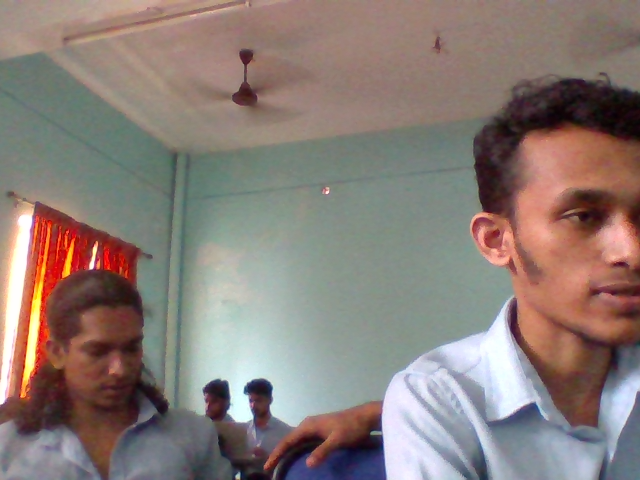
#> input picture ai_server/temp_uploads/capture_1760335558.jpg, 640 x 480 px; its folder holds only this picture in this run
$ python -i image_processor.py   (imports and definitions only)
#> lines starting #> are read from the running program, lines starting #| are printed output that depends on the picture
"""
Drishti Image Processing Module
===============================

Image enhancement and processing utilities for better face detection.
"""

import cv2
import os
import logging
from .config import MAX_IMAGE_SIZE

logger = logging.getLogger(__name__)

class ImageProcessor:
    """Handles all image processing operations"""

    @staticmethod
    def enhance_image(image_path: str) -> str:
        """Enhanced image processing for better face detection."""
#> called with image_path = '../temp_uploads/capture_1760335558.jpg'
        try:
            img = cv2.imread(image_path)
#> img is the input picture: shape (480, 640, 3); mean B, G, R 119.5, 125.1, 138.5
            if img is None:
                return image_path

            height, width = img.shape[:2]
#> height = 480; width = 640
            if max(height, width) > MAX_IMAGE_SIZE:
                ratio = MAX_IMAGE_SIZE / max(height, width)
                new_size = (int(width * ratio), int(height * ratio))
                img = cv2.resize(img, new_size)

            lab = cv2.cvtColor(img, cv2.COLOR_BGR2LAB)
#> lab: shape (480, 640, 3); mean of channels 0, 1, 2 136.2, 133, 133.7
            lab[:,:,0] = cv2.createCLAHE(clipLimit=2.0, tileGridSize=(8,8)).apply(lab[:,:,0])
#> lab: shape (480, 640, 3); mean of channels 0, 1, 2 138.4, 133, 133.7
            img = cv2.cvtColor(lab, cv2.COLOR_LAB2BGR)
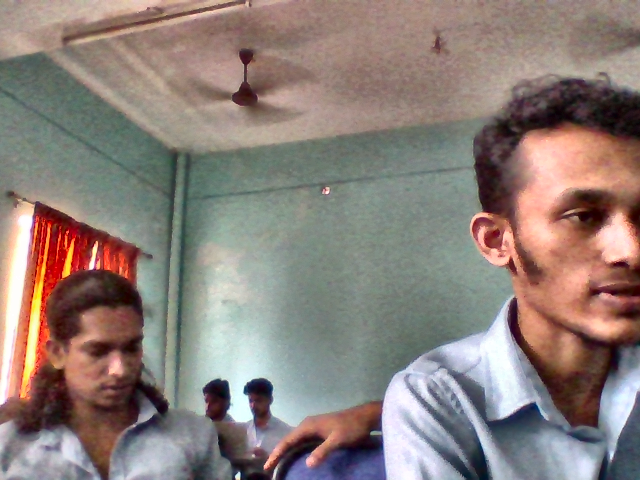
#> img: shape (480, 640, 3); mean B, G, R 121.8, 127.6, 140.9

            img = cv2.bilateralFilter(img, 9, 75, 75)

            enhanced_path = image_path.replace('.jpg', '_enhanced.jpg')
            cv2.imwrite(enhanced_path, img)
            return enhanced_path

        except Exception as e:
            logger.warning(f"Enhancement failed: {e}")
            return image_path

    # [67 lines left out: functions cleanup_temp_files, get_image_files, initialize_face_detector, detect_faces, has_face, draw_face_rectangles, not called in this run]

>>> result = ImageProcessor().enhance_image('../temp_uploads/capture_1760335558.jpg')

$ run again, on ai_server/temp_uploads/capture_1760674761.jpg
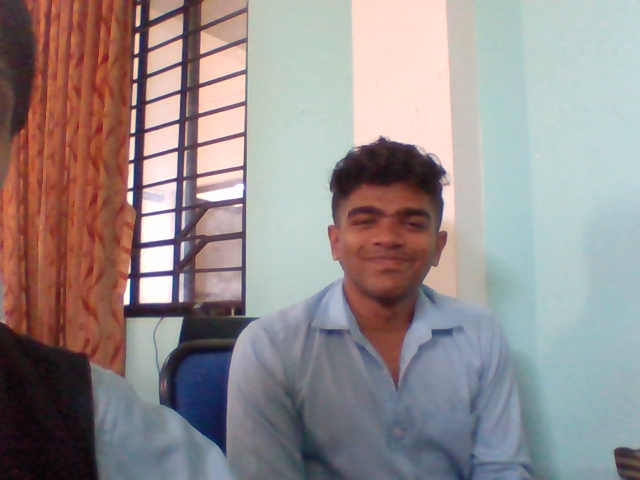
#> input picture ai_server/temp_uploads/capture_1760674761.jpg, 640 x 480 px
#> in enhance_image, img is the input picture: shape (480, 640, 3); mean B, G, R 140.3, 140.8, 149.8
#> in enhance_image, `img = cv2.cvtColor(lab, cv2.COLOR_LAB2BGR)`:
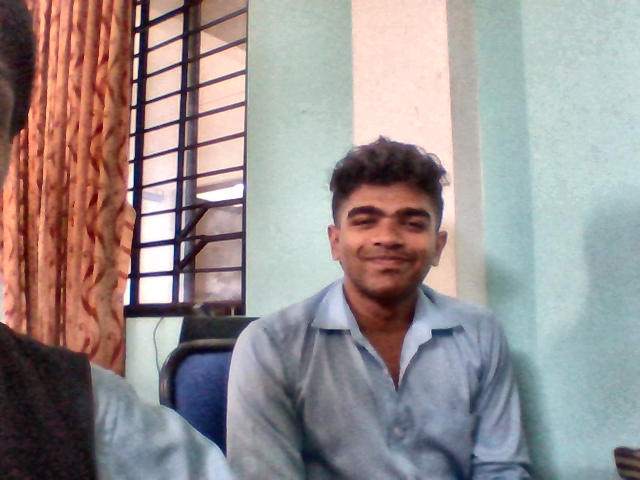
#> img: shape (480, 640, 3); mean B, G, R 143.7, 144.5, 153.5

$ run again, on ai_server/temp_uploads/capture_1761018517.jpg
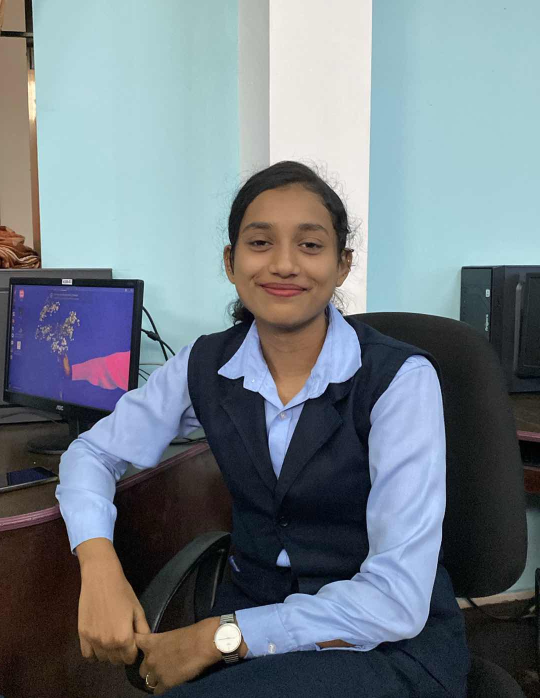
#> input picture ai_server/temp_uploads/capture_1761018517.jpg, 1080 x 1396 px (shown at 1/2 size)
#> in enhance_image, img is the input picture: shape (1396, 1080, 3); mean B, G, R 131.9, 124.3, 114.1
#> in enhance_image, `img = cv2.resize(img, new_size)`:
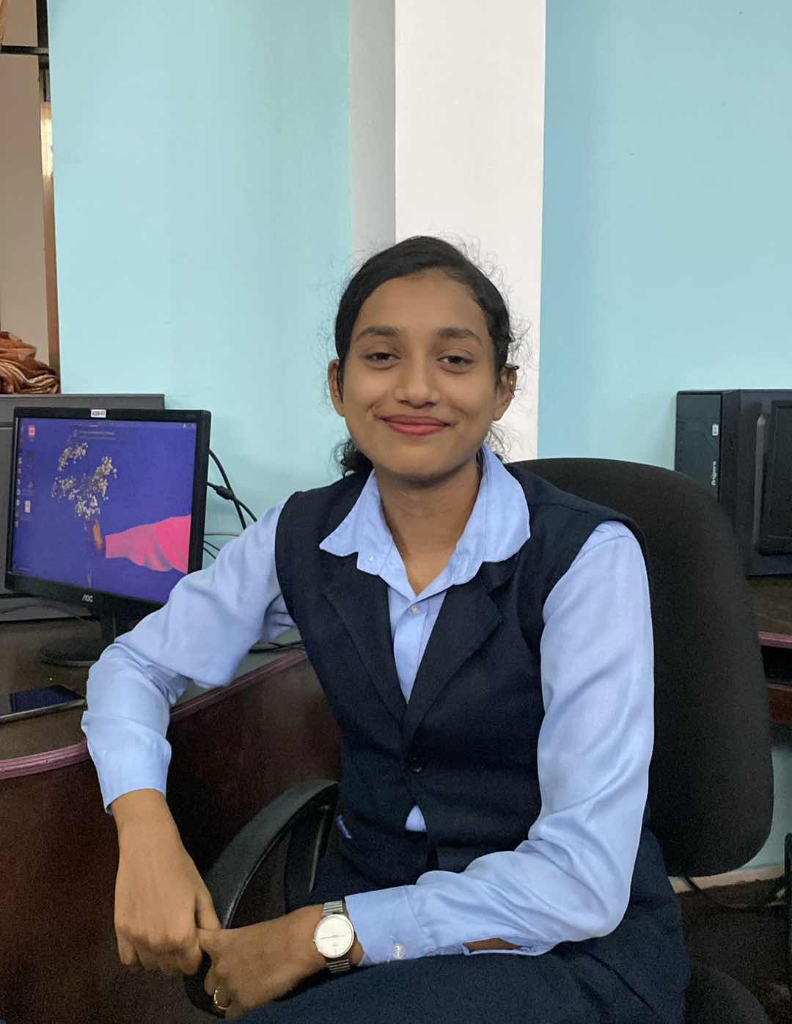
#> img: shape (1024, 792, 3); mean B, G, R 131.8, 124.2, 114
#> in enhance_image, `img = cv2.cvtColor(lab, cv2.COLOR_LAB2BGR)`:
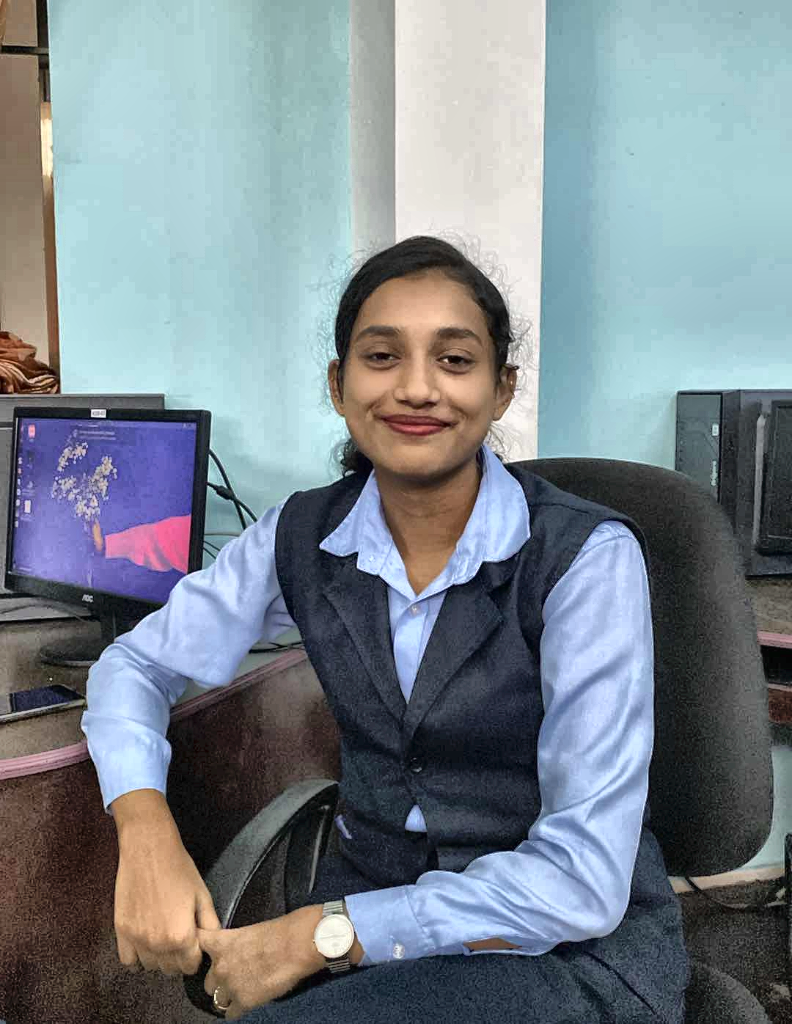
#> img: shape (1024, 792, 3); mean B, G, R 140.8, 133.3, 123.3

$ run again, on ai_server/temp_uploads/capture_1761019310.jpg
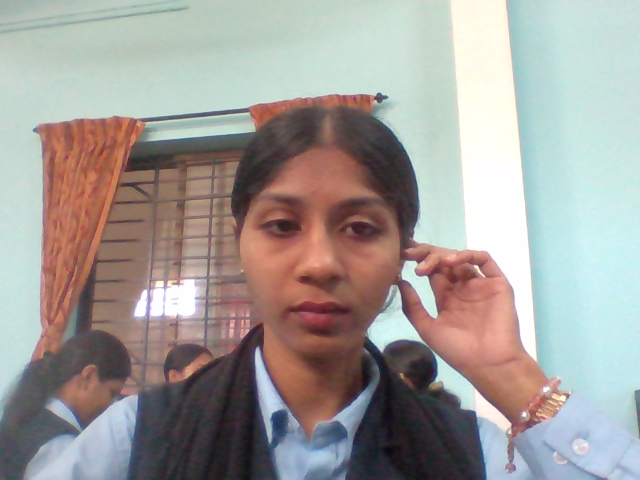
#> input picture ai_server/temp_uploads/capture_1761019310.jpg, 640 x 480 px
#> in enhance_image, img is the input picture: shape (480, 640, 3); mean B, G, R 154.3, 157.9, 162.2
#> in enhance_image, `img = cv2.cvtColor(lab, cv2.COLOR_LAB2BGR)`:
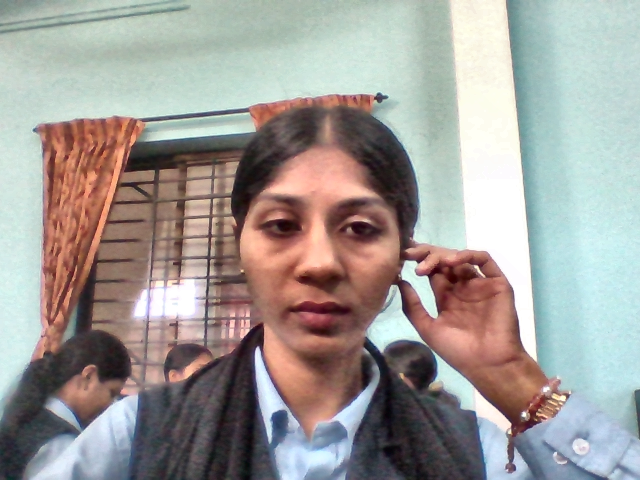
#> img: shape (480, 640, 3); mean B, G, R 152.8, 156.5, 160.8
